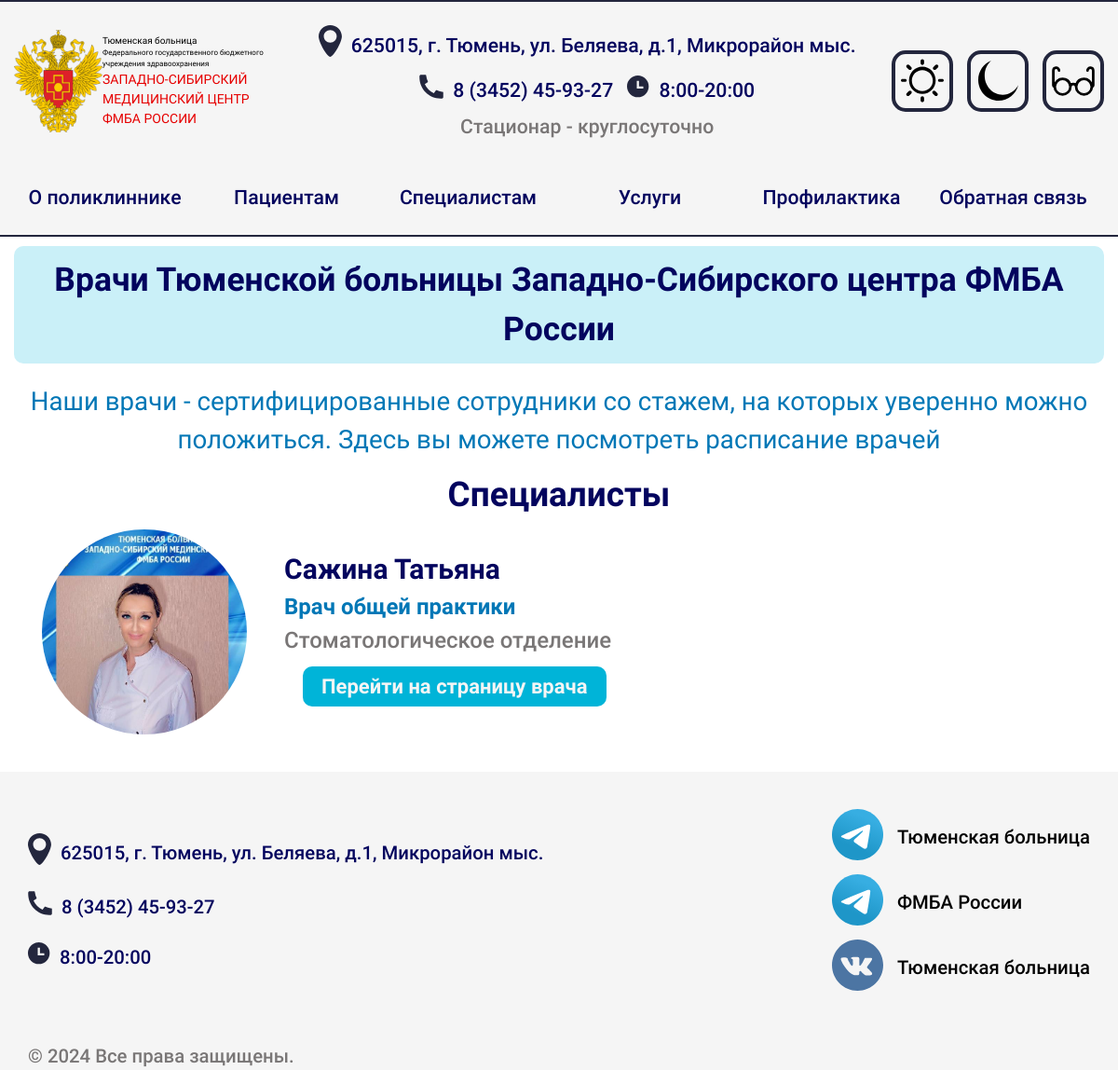
The app's page /doctors/ with its own data.
### doctors/models.py (models this page shows, shortened)
class Doctor(models.Model):
    first_name = models.CharField(max_length=30, verbose_name="Имя")
    last_name = models.CharField(max_length=30, verbose_name="Фамилия")
    middle_name = models.CharField(max_length=30, verbose_name="Отчество", blank=True, null=True)
    specialty = models.CharField(max_length=100, verbose_name="Специальность")
    description = RichTextField(verbose_name="Информация")
    photo = models.ImageField(upload_to='doctors_photos/', verbose_name="Фотография", null=True)
    department = models.ForeignKey(Department, on_delete=models.SET_DEFAULT, default=1, verbose_name="Отделение")
    class Meta:
        verbose_name = "специалиста"
        verbose_name_plural = "Специалисты"

### hospital_departments/models.py (models this page shows)
class Department(models.Model):
       TYPE_CHOICES = [
           ('adult', 'Взрослая'),
           ('children', 'Детская')
       ]
       name = models.CharField(max_length=100, verbose_name="Название")
       location = models.CharField(max_length=255, verbose_name="Адрес")
       department_type = models.CharField(max_length=10, choices=TYPE_CHOICES, verbose_name="Отделение")
       description = RichTextField(verbose_name="Информация")
       class Meta:
        verbose_name = "отделение"
        verbose_name_plural = "Отделения больницы"
       def __str__(self):
           return self.name

### doctors/views.py (the view)
# urls.py: path('', views.doctor_list, name='doctor_list'),
def doctor_list(request):
    sort_by = request.GET.get('sort', 'department')  # Получаем параметр сортировки из URL, по умолчанию сортируем по имени
    if sort_by not in ['specialty', 'department']:
        sort_by = 'department'  # Сортировка по умолчанию
    doctors = Doctor.objects.all().order_by(sort_by)
    return render(request, 'doctors/doctor_list.html', {'doctors': doctors})

### doctors/templates/doctors/doctor_list.html (shortened to what this page needs)
{% extends 'base.html' %}
{% load static %}
{% block content %}
  <section class="hero">
    <div class="hero__wrapper container">
      <h1 class="section__title background-border middle">Врачи Тюменской больницы Западно-Сибирского центра ФМБА России</h1>
      <p class="main-subtitle small">Наши врачи - сертифицированные сотрудники со стажем, на которых уверенно можно положиться. Здесь вы можете посмотреть расписание врачей</p>
    </div>
  </section>
  <section class="doctors">
    <div class="doctors__wrapper container">
      <h2 class="doctors__title main-title middle no-back">Специалисты</h2>
      <ul class="doctors__list">
        {% for doctor in doctors %}
          <li class="doctor__item">
            <article class="doctor bolder">
              <img src="{{ doctor.photo.url }}" alt="Специалист {{ doctor.first_name }}" class="doctor__image" />
              <div class="doctor__body">
                <h3 class="doctor__fullname">{{ doctor.first_name }} {{ doctor.last_name }}</h3>
                <p class="doctor__specialty">{{ doctor.specialty }}</p>
                <p class="doctor__location">{{ doctor.department }}</p>
                <a class="button-standart doctor__button shedule" href="/doctors/{{ doctor.id }}">Перейти на страницу врача</a>
              </div>
            </article>
          </li>
        {% endfor %}
      </ul>
    </div>
  </section>
{% endblock %}

### main/static/deps/style-dist.css (style rules this page uses)
*,:after,:before { box-sizing:border-box }
:where(ul,ol):where([class]) { padding-left:0 }
:where(blockquote,figure):where([class]),body { margin:0 }
:where(h1,h2,h3,h4,h5,h6,p,ul,ol,dl):where([class]) { margin-block:0 }
:where(ul[class]) { list-style:none }
p { --paragraphMarginBottom:24px;margin-block:0 }
img { display:block;max-width:100% }
html { height:100%;scroll-behavior:smooth }
body { min-height:100%;line-height:1.5 }
:root { --footer-font-size:1.375rem;--header-font-size:1.438rem }
.main-title { display:flex;justify-content:flex-start;align-items:stretch;flex-wrap:nowrap;flex-direction:column;font-family:"Roboto";color:#03045E;background-color:#CAF0F8;padding-block:10px;width:100%;text-align:center }
.main-title.middle { font-size:40px }
.main-title.no-back { background-color:transparent }
.main-subtitle { display:flex;justify-content:flex-start;align-items:stretch;flex-wrap:nowrap;flex-direction:column;font-family:"Roboto";color:#0077B6;text-align:center }
.main-subtitle.small { font-size:30px;margin-top:10px }
.section__title { font-family:"Roboto";z-index:10 }
.section__title.middle { font-size:2.4rem }
.section__title.background-border { --indents:0.625rem;display:flex;justify-content:center;align-items:center;flex-wrap:nowrap;flex-direction:column;color:#03045E;background-color:#CAF0F8;width:100%;text-align:center;border-radius:var(--indents);padding-block:var(--indents);margin-block:var(--indents) }
@media screen and (width < 1300px) { .section__title.middle { font-size:clamp(2rem,2.9538461538vw,2.4rem) } }
@media screen and (width < 1300px) { .main-title.middle { font-size:clamp(34px,3.0769230769vw,40px) } }
@media screen and (width < 1300px) { .main-subtitle.small { font-size:clamp(26px,2.3076923077vw,30px);margin-top:10px } }
.shedule { display:flex;flex-direction:column;width:100%;font-size:20px }
.button-standart { display:flex;justify-content:flex-start;align-items:stretch;flex-wrap:nowrap;flex-direction:row;border:none;cursor:pointer;font-family:"Roboto";border-radius:10px;padding:0.75rem 1.25rem;font-weight:bold;font-size:1.375rem;color:#F5F5F5;background-color:#00B4D8;text-decoration:none;transition-duration:0.2s }
.doctor { display:flex;justify-content:center;align-items:center;flex-wrap:nowrap;flex-direction:row;column-gap:40px;border-radius:20px }
.doctor__body { display:flex;justify-content:flex-start;align-items:stretch;flex-wrap:nowrap;flex-direction:column;width:100%;position:relative;margin-block:10px;height:100% }
.doctor__image { width:100%;max-width:220px;object-fit:cover;border-radius:50%;aspect-ratio:1 }
.doctor__fullname { display:flex;justify-content:flex-start;align-items:stretch;flex-wrap:nowrap;flex-direction:row;color:#03045E;text-align:left;font-size:30px }
.doctor p { font-size:24px }
.doctor__button.shedule { padding-block:5px;bottom:0;width:fit-content;text-wrap:nowrap;margin:10px 20px }
.doctor__specialty { color:#0077B6;font-weight:bold }
.doctor__location { color:#797676;font-weight:500 }
.index { display:flex;flex-direction:column;align-items:center }
.hero { display:flex;justify-content:flex-start;align-items:stretch;flex-wrap:nowrap;flex-direction:row }
.hero__wrapper { display:flex;justify-content:center;align-items:center;flex-wrap:nowrap;flex-direction:column;background-color:#FFFFFF;width:100% }
.doctors { font-family:"Roboto" }
.doctors__wrapper { display:flex;justify-content:flex-start;align-items:stretch;flex-wrap:nowrap;flex-direction:column;position:relative;background-color:#FFFFFF;padding-inline:20px }
.doctors__list { display:flex;justify-content:flex-start;align-items:stretch;flex-wrap:nowrap;flex-direction:column;margin-inline:30px;row-gap:20px;margin-bottom:40px }
body { display:flex;justify-content:flex-start;align-items:stretch;flex-wrap:nowrap;flex-direction:row;position:relative;width:100%;background-position:center center;background-attachment:fixed;background-size:cover;overflow-x:hidden;height:100% }
.container { background-color:#FFFFFF;margin-inline:auto;padding-inline:15px;max-width:1330px }
html { overflow-x:hidden }

### records on screen
Doctor: photo (picture), first_name "Сажина", last_name "Татьяна", specialty "Врач общей практики", department "Стоматологическое отделение"
